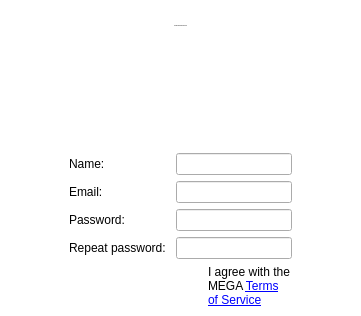
     <widget class="QWidget" name="pNewAccount">
      <property name="styleSheet">
       <string notr="true">background: transparent;</string>
      </property>
      <layout class="QVBoxLayout" name="verticalLayout_8">
       <property name="spacing">
        <number>6</number>
       </property>
       <property name="leftMargin">
        <number>60</number>
       </property>
       <property name="topMargin">
        <number>25</number>
       </property>
       <property name="rightMargin">
        <number>60</number>
       </property>
       <property name="bottomMargin">
        <number>9</number>
       </property>
       <item>
        <widget class="QLabel" name="lCreateAccount">
         <property name="font">
          <font>
           <pointsize>-1</pointsize>
           <weight>50</weight>
           <italic>false</italic>
           <bold>false</bold>
          </font>
         </property>
         <property name="styleSheet">
          <string notr="true"/>
         </property>
         <property name="text">
          <string>Create a new MEGA account</string>
         </property>
         <property name="alignment">
          <set>Qt::AlignCenter</set>
         </property>
        </widget>
       </item>
       <item>
        <widget class="QWidget" name="wCreateAccountForm" native="true">
         <property name="styleSheet">
          <string notr="true"/>
         </property>
         <layout class="QFormLayout" name="formLayout_3">
          <property name="fieldGrowthPolicy">
           <enum>QFormLayout::ExpandingFieldsGrow</enum>
          </property>
          <property name="rowWrapPolicy">
           <enum>QFormLayout::DontWrapRows</enum>
          </property>
          <property name="labelAlignment">
           <set>Qt::AlignLeading|Qt::AlignLeft|Qt::AlignVCenter</set>
          </property>
          <property name="horizontalSpacing">
           <number>10</number>
          </property>
          <property name="verticalSpacing">
           <number>6</number>
          </property>
          <property name="leftMargin">
           <number>9</number>
          </property>
          <property name="topMargin">
           <number>120</number>
          </property>
          <property name="rightMargin">
           <number>9</number>
          </property>
          <property name="bottomMargin">
           <number>0</number>
          </property>
          <item row="0" column="0">
           <widget class="QLabel" name="lName">
            <property name="sizePolicy">
             <sizepolicy hsizetype="MinimumExpanding" vsizetype="Preferred">
              <horstretch>0</horstretch>
              <verstretch>0</verstretch>
             </sizepolicy>
            </property>
            <property name="text">
             <string>Name:</string>
            </property>
           </widget>
          </item>
          <item row="0" column="1">
           <widget class="QLineEdit" name="eName">
            <property name="styleSheet">
             <string notr="true">background: none;</string>
            </property>
           </widget>
          </item>
          <item row="1" column="0">
           <widget class="QLabel" name="lEmail">
            <property name="text">
             <string>Email:</string>
            </property>
           </widget>
          </item>
          <item row="1" column="1">
           <widget class="QLineEdit" name="eEmail">
            <property name="styleSheet">
             <string notr="true">background: none;</string>
            </property>
           </widget>
          </item>
          <item row="2" column="0">
           <widget class="QLabel" name="lPassword">
            <property name="text">
             <string>Password:</string>
            </property>
           </widget>
          </item>
          <item row="2" column="1">
           <widget class="QLineEdit" name="ePassword">
            <property name="styleSheet">
             <string notr="true">background: none;</string>
            </property>
            <property name="echoMode">
             <enum>QLineEdit::Password</enum>
            </property>
           </widget>
          </item>
          <item row="3" column="0">
           <widget class="QLabel" name="lRepeatPassword">
            <property name="text">
             <string>Repeat password:</string>
            </property>
           </widget>
          </item>
          <item row="3" column="1">
           <widget class="QLineEdit" name="eRepeatPassword">
            <property name="styleSheet">
             <string notr="true">background: none;</string>
            </property>
            <property name="echoMode">
             <enum>QLineEdit::Password</enum>
            </property>
           </widget>
          </item>
          <item row="4" column="1">
           <widget class="QWidget" name="widget_4" native="true">
            <layout class="QHBoxLayout" name="horizontalLayout_4" stretch="0,1">
             <property name="spacing">
              <number>18</number>
             </property>
             <property name="leftMargin">
              <number>0</number>
             </property>
             <property name="topMargin">
              <number>0</number>
             </property>
             <property name="rightMargin">
              <number>0</number>
             </property>
             <property name="bottomMargin">
              <number>0</number>
             </property>
             <item>
              <widget class="QCheckBox" name="cAgreeWithTerms">
               <property name="sizePolicy">
                <sizepolicy hsizetype="Preferred" vsizetype="Preferred">
                 <horstretch>0</horstretch>
                 <verstretch>0</verstretch>
                </sizepolicy>
               </property>
               <property name="maximumSize">
                <size>
                 <width>18</width>
                 <height>16777215</height>
                </size>
               </property>
               <property name="styleSheet">
                <string notr="true"/>
               </property>
               <property name="text">
                <string/>
               </property>
              </widget>
             </item>
             <item>
              <widget class="QLabel" name="lTermsLink">
               <property name="styleSheet">
                <string notr="true"/>
               </property>
               <property name="text">
                <string>I agree with the MEGA &lt;a href=&quot;https://mega.co.nz/#terms&quot;&gt;Terms of Service&lt;/a&gt;</string>
               </property>
               <property name="textFormat">
                <enum>Qt::RichText</enum>
               </property>
               <property name="wordWrap">
                <bool>true</bool>
               </property>
               <property name="openExternalLinks">
                <bool>true</bool>
               </property>
              </widget>
             </item>
            </layout>
           </widget>
          </item>
         </layout>
        </widget>
       </item>
      </layout>
     </widget>
